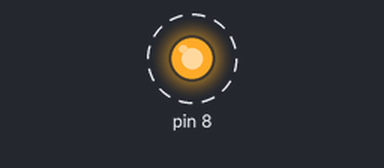
The program below on a simulated Raspberry Pi (header pin numbers). On the bench: output pins drawn as LEDs (lit = HIGH). Dashed ring = blinking. At 10.0 s the program stops and its outputs stay as they are.

Above: at 0.5 s.
Timing chart, 0 to 4.6 s (numbered marks = the images above):
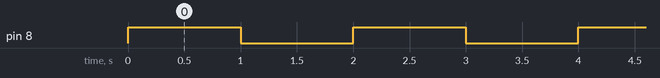

The program:

LED_Example.py
```python
import RPi.GPIO as GPIO  # Import Raspberry Pi GPIO library
from time import sleep  # Import the sleep function from the time module

GPIO.setwarnings(False)  # Ignore warning for now
GPIO.setmode(GPIO.BOARD)  # Use physical pin numbering

GPIO.setup(8, GPIO.OUT, initial=GPIO.LOW)  # Set pin 8 to be an output pin and set initial value to low (off)

for i in range(5):
    GPIO.output(8, GPIO.HIGH)  # Turn on
    sleep(1)  # Sleep for 1 second
    GPIO.output(8, GPIO.LOW)  # Turn off
    sleep(1)  # Sleep for 1 secondit
```

Measured:
- by itself, pin 8: alternates HIGH for 1.0 s and LOW for 1.0 s, 10 changes in all, then stays LOW
